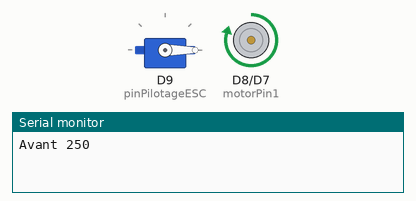
Recording of a sketch running on a simulated Arduino Zero (SAMD21). Shown: servo, motor-driver pin pairs drawn as motors (green arrow = first pin HIGH = forward, orange = second pin HIGH = backward, longer = more drive, scaled by the enable pin), the last lines printed to the serial monitor.

Above: at 1.05 s.
At 3.5 s:
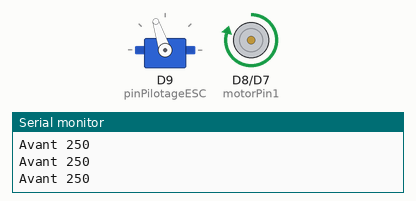
At 6.0 s:
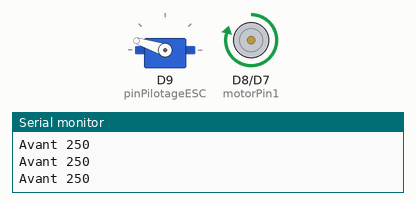
At 11.0 s:
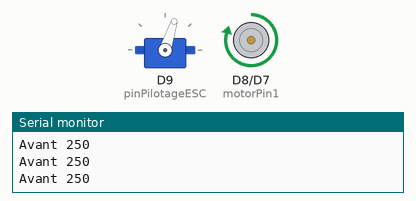
Timing chart, 0 to 12.5 s (numbered marks = the images above):
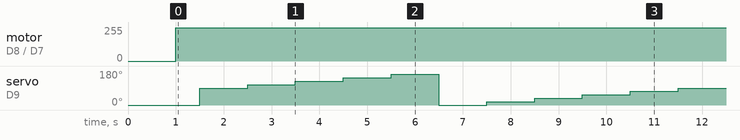

The sketch:

test_2driverssimultanes.ino
```cpp
/*
   ______               _                  _///_ _           _                   _
  /   _  \             (_)                |  ___| |         | |                 (_)
  |  [_|  |__  ___  ___ _  ___  _ __      | |__ | | ___  ___| |_ _ __ ___  _ __  _  ___  _   _  ___
  |   ___/ _ \| __|| __| |/ _ \| '_ \_____|  __|| |/ _ \/  _|  _| '__/   \| '_ \| |/   \| | | |/ _ \
  |  |  | ( ) |__ ||__ | | ( ) | | | |____| |__ | |  __/| (_| |_| | | (_) | | | | | (_) | |_| |  __/
  \__|   \__,_|___||___|_|\___/|_| [_|    \____/|_|\___|\____\__\_|  \___/|_| |_|_|\__  |\__,_|\___|
                                                                                      | |
                                                                                      \_|
  Fichier :       prgTestESC-1-arduino.ino

  Description :   Programme permettant de piloter un moteur brushless via un ESC
                  depuis un Arduino Nano, monté sur breadboard

  Auteur :        Jérôme TOMSKI (https://passionelectronique.fr/)
  Créé le :       03.02.2022

*/

//*************************//
// Bibliothèques utilisées //
//*************************//
#include <Servo.h>

//**************************************************//
// Définition des entrées/sorties de l'Arduino Nano //
//**************************************************//
#define pinLecturePotentiometre   A0      // [Entrée] Pour mesure de la tension du point milieu du potentiomètre de commande
#define pinPilotageESC             9      // [Sortie] On associe la ligne de pilotage de l'ESC à la broche D9 de l'arduino nano
                                          //          (on aurait très bien pu utiliser une autre pin, entre D2 et D13 compris, avec cette librairie)

//***************************************************//
// Définition de paramètres généraux de ce programme //
//***************************************************//
#define dureeMinimaleImpulsionCommandeESC     1000        // La durée minimale pour une impulsion est de 1000 µs, soit 1 ms (comme pour un servomoteur, en fait)
#define dureeMaximaleImpulsionCommandeESC     2000        // La durée maximale pour une impulsion est de 2000 µs, soit 2 ms (comme pour un servomoteur, idem donc)

//************************//
// Variables du programme //
//************************//
//int valPinLecturePotentiometre;           // Variable 16 bits où sera stockée la lecture 10 bits (0..1023) de l'ADC, du potentiomètre
int dureeImpulsionCommandeESC;            // Valeur exprimée en microseconde, qui contiendra la durée de l'impulsion à envoyer à l'ESC

// Instanciation de la librairie "servo", pour piloter le module ESC
Servo moduleESC;

int i = 50;

//Ports de commande du moteur B
int motorPin1 = 8;
int motorPin2 = 7;
int enablePin = 5;

// Vitesse du moteur
int state = 0;

// ========================
// Initialisation programme
// ========================
void setup() {

  // Configuration des pins de sortie de l'Arduino Nano
  pinMode(pinPilotageESC, OUTPUT);

  // Associe l'objet ESC à la broche de commande de l'ESC, avec précision des durées d'impulsion mini/maxi
  moduleESC.attach(pinPilotageESC, dureeMinimaleImpulsionCommandeESC, dureeMaximaleImpulsionCommandeESC);

  moduleESC.writeMicroseconds(1000);
  delay(1000);

  Serial.begin(9600);


      // Configuration des ports en mode "sortie"
    pinMode(motorPin1, OUTPUT);
    pinMode(motorPin2, OUTPUT);
    pinMode(enablePin, OUTPUT);


    analogReadResolution(12);

}


// =================
// Boucle principale
// =================
void loop() {
 /* int valPinLecturePotentiometre;
  // Lecture de la tension retournée par le potentiomètre (valeur comprise entre 0 et 1023)
  valPinLecturePotentiometre = analogRead(pinLecturePotentiometre);

  // Conversion de cette valeur 0..1023, en une valeur comprise entre duréeMin et duréeMax de l'impulsion à produire
  dureeImpulsionCommandeESC = map(valPinLecturePotentiometre, 0, 1023, dureeMinimaleImpulsionCommandeESC, dureeMaximaleImpulsionCommandeESC);

  // Envoi du signal de commande à l'ESC
  moduleESC.writeMicroseconds(dureeImpulsionCommandeESC);
  Serial.println(dureeImpulsionCommandeESC);*/

   // Lecture de l'entier passé au port série
    state = 250;

    //
    // Sens du mouvement
    //
    if (state > 0) // avant
    {
      digitalWrite(motorPin1, HIGH);
      digitalWrite(motorPin2, LOW);
      Serial.print("Avant ");
      Serial.println(state);
    }
    else if (state < 0) // arrière
    {
      digitalWrite(motorPin1, LOW);
      digitalWrite(motorPin2, HIGH);
      Serial.print("Arriere ");
      Serial.println(state);
    }
    else // Stop (freinage)
    {
      digitalWrite(motorPin1, HIGH);
      digitalWrite(motorPin2, HIGH);
      Serial.println("Stop");
    }

      //
      // Vitesse du mouvement
      //
    analogWrite(enablePin, abs(state));
    delay(500);

  dureeImpulsionCommandeESC = map (i,0,100, dureeMinimaleImpulsionCommandeESC, dureeMaximaleImpulsionCommandeESC);
  moduleESC.writeMicroseconds(dureeImpulsionCommandeESC);
  i+=10;
  if (i >= 100){
    i = 0;
  }
  // … et rebouclage à l'infini !
  delay(500);

}
```

Measured:
- by itself, motor on D8 (motorPin1) / D7 (motorPin2): stopped → forward 250/255 at 1.0 s
- by itself, servo on D9 (pinPilotageESC): repeats every 10.0 s: 108° 1.0 s, 126° 1.0 s, 144° 1.0 s, 162° 1.0 s, 0° 1.0 s, 18° 1.0 s, 36° 1.0 s, 54° 1.0 s, 72° 1.0 s, 90° 1.0 s
